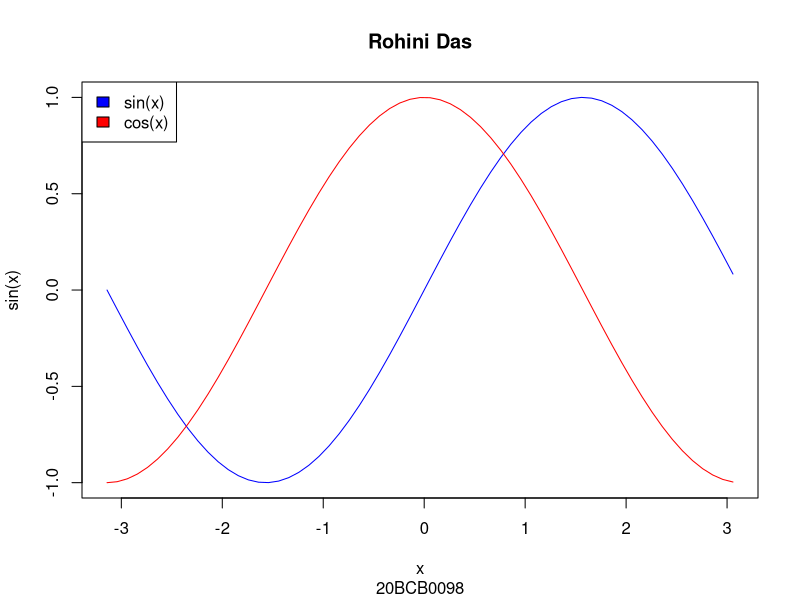
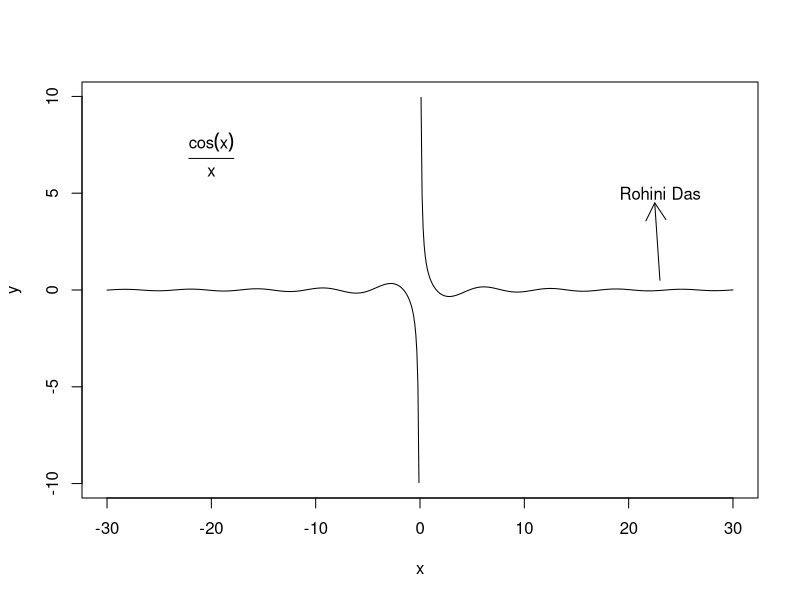

Generate these figures, in order, with R:
x = seq(-pi, pi,0.1)
plot(x,sin(x),main="Rohini Das",sub="20BCB0098",type="l",col="blue")
lines(x,cos(x),col="red")
legend("topleft", c("sin(x)","cos(x)"), fill=c("blue","red"))

# -------------------------------------------------------------

x= seq(-30,30,0.1)
y=cos(x)/x
plot(x,y,type="l")

text(-20,7,expression(frac(cos(x),x)))
text(23,5,"Rohini Das")
arrows(23,0.5,22.5,4.5, length="0.2")

# -------------------------------------------------------------